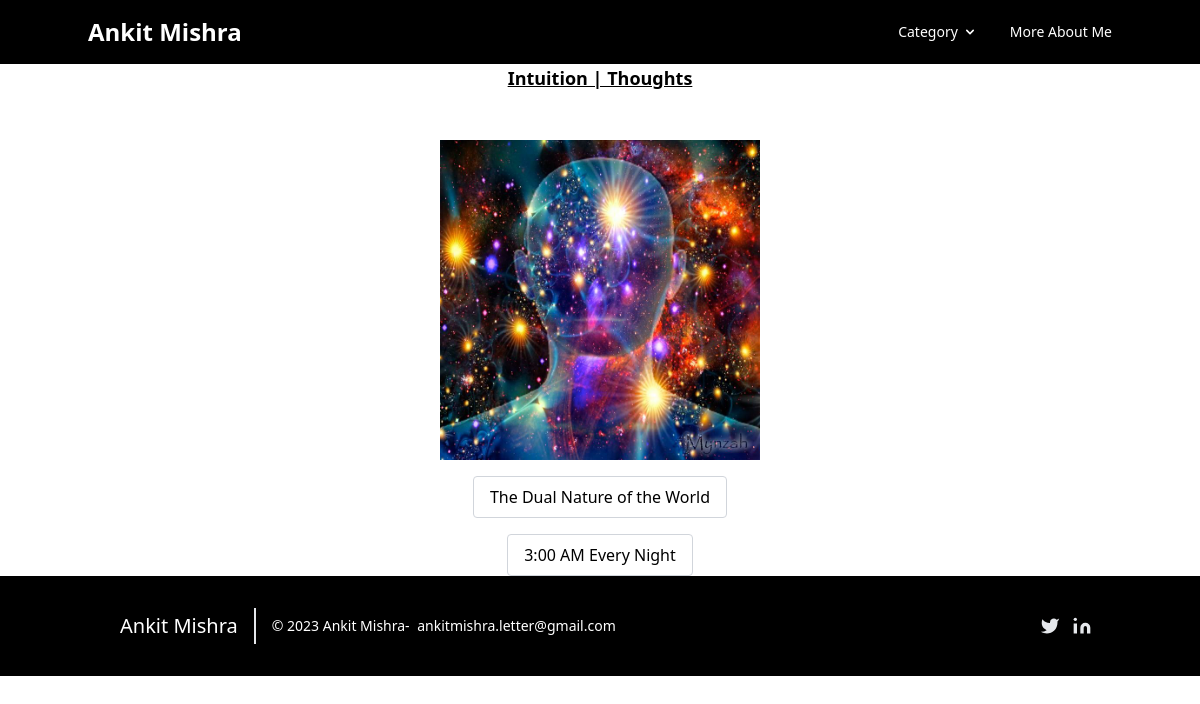
Page /category/intuition-thoughts on the earlier database version.
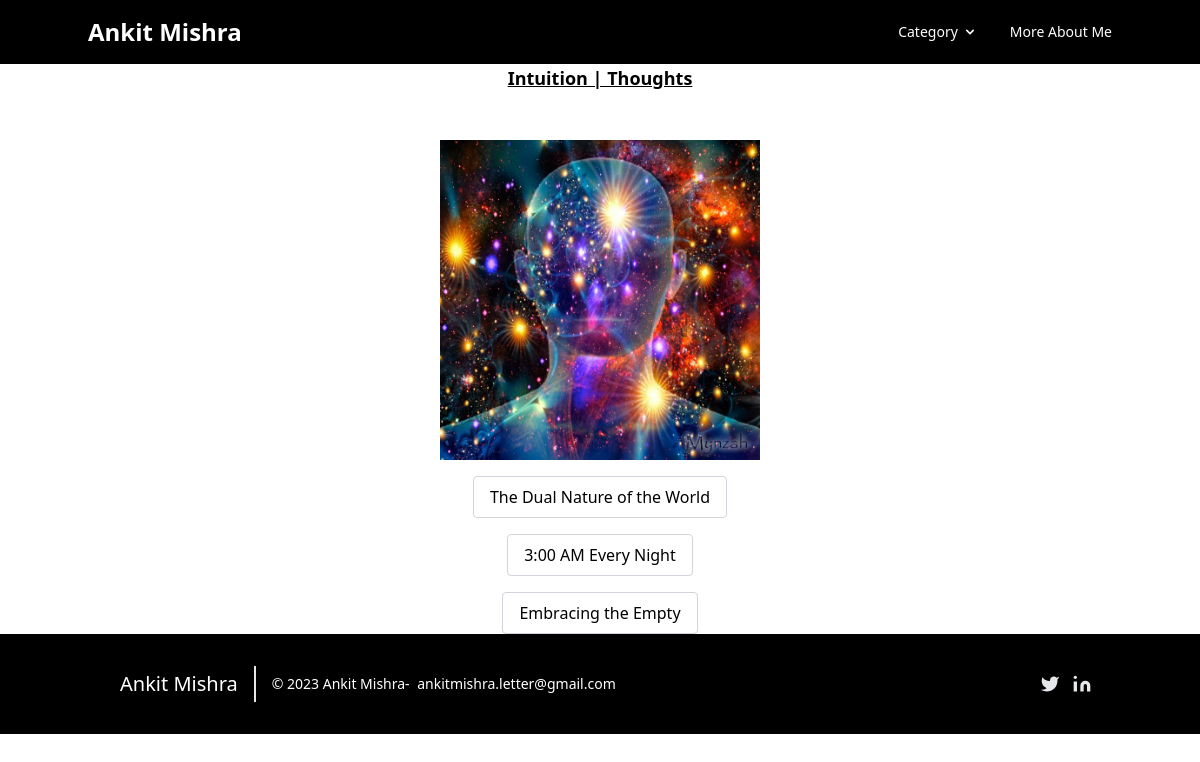
Same page on the later database version.
### blog/models.py (models this page shows, shortened)
class Post(models.Model):
    post_id = models.AutoField(primary_key=True)
    title=models.CharField(max_length=200)
    content = HTMLField()
    url = models.CharField(max_length=100)
    cat = models.ForeignKey(Category,on_delete=models.CASCADE)
    image= models.ImageField(upload_to='post/')

### blog/views.py (the view)
# urls.py: path('category/<slug:url>',category),
def category(request,url):
    category = Category.objects.get(url=url)
    posts = Post.objects.filter(cat=category)
    return render(request,"Category.html",{'cat':category,'posts':posts})

### template/Category.html (shortened to what this page needs)
{%extends 'base.html' %}
{%block content%}
<div class="container-custom">
    <h2 class="text-center text-lg font-bold underline">{{ cat.title }}</h2>
    <br> <br>
    <div class="flex justify-center">
        <img src="/media/{{ cat.image }}" class="w-80 max-h-250 object-cover" alt="">
    </div>
    <div class="flex flex-col items-center">
        {% for p in posts %}
        <a href="/insider/{{ p.url }}" class="block mt-4 px-4 py-2 border border-gray-300 rounded hover:bg-gray-100">{{ p.title }}</a>
        {% empty %}
        <h3 class="mt-4">Currently, there are no posts in this category.</h3>
        {% endfor %}
    </div>
</div>
{%endblock%}

Differences in the rows shown:
added Post: title "Embracing the Empty"
